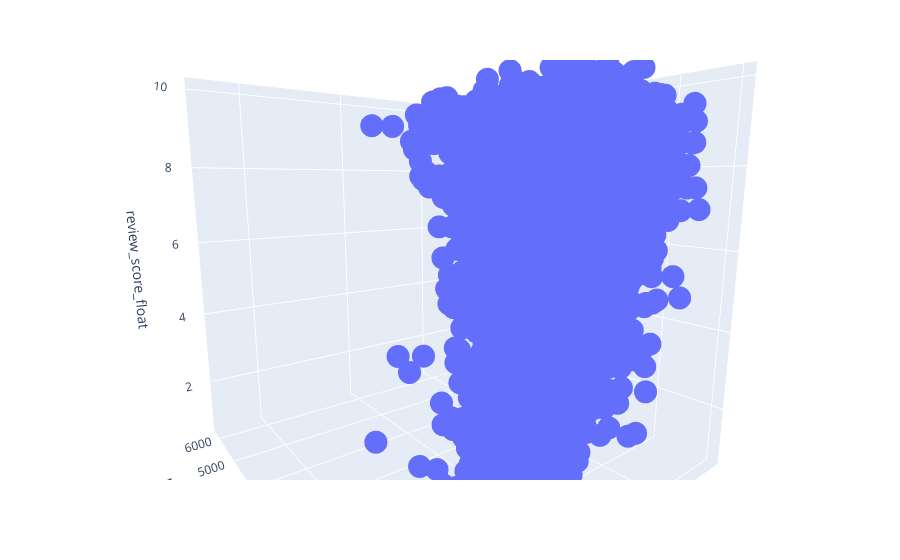

Notebook source saved alongside this figure:
### Markdown cell above
No real correlation here, so that will help with any cuts if we wanted to make them

### Code cell
fig = px.scatter_3d(x='polarity', y='number_words_review', z='review_score_float', data_frame=ign_df)
fig.show()

### Figure 1 — Plotly figure (JSON) as saved in the notebook; plotly's stock layout.template omitted (floating-point values rounded to 4 significant figures; data arrays with more than 128 entries replaced by an {"elided": "..."} marker saying what was removed)
{"data": [{"hoverlabel": {"namelength": 0}, "hovertemplate": "polarity=%{x}<br>number_words_review=%{y}<br>review_score_float=%{z}", "legendgroup": "", "marker": {"color": "#636efa", "symbol": "circle"}, "mode": "markers", "name": "", "scene": "scene", "showlegend": false, "type": "scatter3d", "x": {"elided": "11072 float values"}, "y": {"elided": "11072 int values"}, "z": {"elided": "11072 float values"}}], "layout": {"autosize": true, "legend": {"tracegroupgap": 0}, "margin": {"t": 60}, "scene": {"aspectmode": "auto", "aspectratio": {"x": 1, "y": 1, "z": 1}, "camera": {"center": {"x": 0, "y": 0, "z": 0}, "eye": {"x": -0.8007, "y": -1.04, "z": 0.2289}, "projection": {"type": "perspective"}, "up": {"x": 0, "y": 0, "z": 1}}, "domain": {"x": [0, 1], "y": [0, 1]}, "xaxis": {"title": {"text": "polarity"}, "type": "linear"}, "yaxis": {"title": {"text": "number_words_review"}, "type": "linear"}, "zaxis": {"title": {"text": "review_score_float"}, "type": "linear"}}}}
